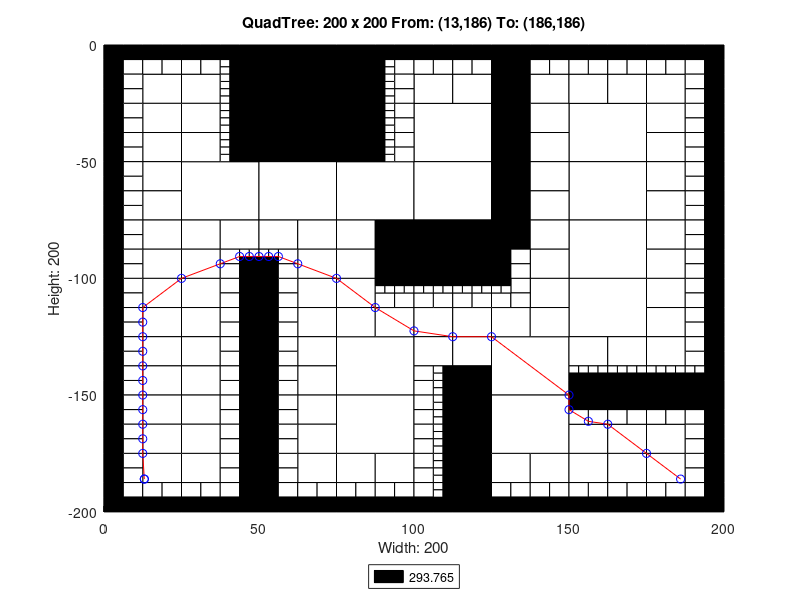

Recreate this plot in MATLAB.
axis([0 200 -200 0]);
title('QuadTree: 200 x 200 From: (13,186) To: (186,186)');
xlabel('Width: 200');
ylabel('Height: 200');
rectangle('Position',[50 -25 25 25], 'FaceColor',[0 0 0]);
rectangle('Position',[50 -50 25 25], 'FaceColor',[0 0 0]);
rectangle('Position',[25 -75 25 25], 'FaceColor',[1 1 1]);
rectangle('Position',[50 -75 25 25], 'FaceColor',[1 1 1]);
rectangle('Position',[75 -75 25 25], 'FaceColor',[1 1 1]);
rectangle('Position',[100 -50 25 25], 'FaceColor',[1 1 1]);
rectangle('Position',[150 -50 25 25], 'FaceColor',[1 1 1]);
rectangle('Position',[100 -75 25 25], 'FaceColor',[1 1 1]);
rectangle('Position',[100 -100 25 25], 'FaceColor',[0 0 0]);
rectangle('Position',[150 -75 25 25], 'FaceColor',[1 1 1]);
rectangle('Position',[150 -100 25 25], 'FaceColor',[1 1 1]);
rectangle('Position',[75 -150 25 25], 'FaceColor',[1 1 1]);
rectangle('Position',[75 -175 25 25], 'FaceColor',[1 1 1]);
rectangle('Position',[125 -150 25 25], 'FaceColor',[1 1 1]);
rectangle('Position',[150 -125 25 25], 'FaceColor',[1 1 1]);
rectangle('Position',[125 -175 25 25], 'FaceColor',[1 1 1]);
rectangle('Position',[12.5 -25 12.5 12.5], 'FaceColor',[1 1 1]);
rectangle('Position',[25 -25 12.5 12.5], 'FaceColor',[1 1 1]);
rectangle('Position',[12.5 -37.5 12.5 12.5], 'FaceColor',[1 1 1]);
rectangle('Position',[12.5 -50 12.5 12.5], 'FaceColor',[1 1 1]);
rectangle('Position',[25 -37.5 12.5 12.5], 'FaceColor',[1 1 1]);
rectangle('Position',[25 -50 12.5 12.5], 'FaceColor',[1 1 1]);
rectangle('Position',[75 -12.5 12.5 12.5], 'FaceColor',[0 0 0]);
rectangle('Position',[75 -25 12.5 12.5], 'FaceColor',[0 0 0]);
rectangle('Position',[75 -37.5 12.5 12.5], 'FaceColor',[0 0 0]);
rectangle('Position',[75 -50 12.5 12.5], 'FaceColor',[0 0 0]);
rectangle('Position',[12.5 -62.5 12.5 12.5], 'FaceColor',[1 1 1]);
rectangle('Position',[12.5 -75 12.5 12.5], 'FaceColor',[1 1 1]);
rectangle('Position',[12.5 -87.5 12.5 12.5], 'FaceColor',[1 1 1]);
rectangle('Position',[12.5 -100 12.5 12.5], 'FaceColor',[1 1 1]);
rectangle('Position',[25 -87.5 12.5 12.5], 'FaceColor',[1 1 1]);
rectangle('Position',[37.5 -87.5 12.5 12.5], 'FaceColor',[1 1 1]);
rectangle('Position',[25 -100 12.5 12.5], 'FaceColor',[1 1 1]);
rectangle('Position',[50 -87.5 12.5 12.5], 'FaceColor',[1 1 1]);
rectangle('Position',[62.5 -87.5 12.5 12.5], 'FaceColor',[1 1 1]);
rectangle('Position',[62.5 -100 12.5 12.5], 'FaceColor',[1 1 1]);
rectangle('Position',[75 -87.5 12.5 12.5], 'FaceColor',[1 1 1]);
rectangle('Position',[87.5 -87.5 12.5 12.5], 'FaceColor',[0 0 0]);
rectangle('Position',[75 -100 12.5 12.5], 'FaceColor',[1 1 1]);
rectangle('Position',[87.5 -100 12.5 12.5], 'FaceColor',[0 0 0]);
rectangle('Position',[100 -25 12.5 12.5], 'FaceColor',[1 1 1]);
rectangle('Position',[112.5 -25 12.5 12.5], 'FaceColor',[1 1 1]);
rectangle('Position',[125 -12.5 12.5 12.5], 'FaceColor',[0 0 0]);
rectangle('Position',[125 -25 12.5 12.5], 'FaceColor',[0 0 0]);
rectangle('Position',[137.5 -25 12.5 12.5], 'FaceColor',[1 1 1]);
rectangle('Position',[125 -37.5 12.5 12.5], 'FaceColor',[0 0 0]);
rectangle('Position',[137.5 -37.5 12.5 12.5], 'FaceColor',[1 1 1]);
rectangle('Position',[125 -50 12.5 12.5], 'FaceColor',[0 0 0]);
rectangle('Position',[137.5 -50 12.5 12.5], 'FaceColor',[1 1 1]);
rectangle('Position',[150 -25 12.5 12.5], 'FaceColor',[1 1 1]);
rectangle('Position',[162.5 -25 12.5 12.5], 'FaceColor',[1 1 1]);
rectangle('Position',[175 -25 12.5 12.5], 'FaceColor',[1 1 1]);
rectangle('Position',[175 -37.5 12.5 12.5], 'FaceColor',[1 1 1]);
rectangle('Position',[175 -50 12.5 12.5], 'FaceColor',[1 1 1]);
rectangle('Position',[125 -62.5 12.5 12.5], 'FaceColor',[0 0 0]);
rectangle('Position',[137.5 -62.5 12.5 12.5], 'FaceColor',[1 1 1]);
rectangle('Position',[125 -75 12.5 12.5], 'FaceColor',[0 0 0]);
rectangle('Position',[137.5 -75 12.5 12.5], 'FaceColor',[1 1 1]);
rectangle('Position',[125 -87.5 12.5 12.5], 'FaceColor',[0 0 0]);
rectangle('Position',[137.5 -87.5 12.5 12.5], 'FaceColor',[1 1 1]);
rectangle('Position',[137.5 -100 12.5 12.5], 'FaceColor',[1 1 1]);
rectangle('Position',[175 -62.5 12.5 12.5], 'FaceColor',[1 1 1]);
rectangle('Position',[175 -75 12.5 12.5], 'FaceColor',[1 1 1]);
rectangle('Position',[175 -87.5 12.5 12.5], 'FaceColor',[1 1 1]);
rectangle('Position',[175 -100 12.5 12.5], 'FaceColor',[1 1 1]);
rectangle('Position',[12.5 -112.5 12.5 12.5], 'FaceColor',[1 1 1]);
rectangle('Position',[12.5 -125 12.5 12.5], 'FaceColor',[1 1 1]);
rectangle('Position',[25 -112.5 12.5 12.5], 'FaceColor',[1 1 1]);
rectangle('Position',[25 -125 12.5 12.5], 'FaceColor',[1 1 1]);
rectangle('Position',[12.5 -137.5 12.5 12.5], 'FaceColor',[1 1 1]);
rectangle('Position',[12.5 -150 12.5 12.5], 'FaceColor',[1 1 1]);
rectangle('Position',[25 -137.5 12.5 12.5], 'FaceColor',[1 1 1]);
rectangle('Position',[25 -150 12.5 12.5], 'FaceColor',[1 1 1]);
rectangle('Position',[62.5 -112.5 12.5 12.5], 'FaceColor',[1 1 1]);
rectangle('Position',[62.5 -125 12.5 12.5], 'FaceColor',[1 1 1]);
rectangle('Position',[75 -112.5 12.5 12.5], 'FaceColor',[1 1 1]);
rectangle('Position',[75 -125 12.5 12.5], 'FaceColor',[1 1 1]);
rectangle('Position',[87.5 -125 12.5 12.5], 'FaceColor',[1 1 1]);
rectangle('Position',[62.5 -137.5 12.5 12.5], 'FaceColor',[1 1 1]);
rectangle('Position',[62.5 -150 12.5 12.5], 'FaceColor',[1 1 1]);
rectangle('Position',[12.5 -162.5 12.5 12.5], 'FaceColor',[1 1 1]);
rectangle('Position',[12.5 -175 12.5 12.5], 'FaceColor',[1 1 1]);
rectangle('Position',[25 -162.5 12.5 12.5], 'FaceColor',[1 1 1]);
rectangle('Position',[25 -175 12.5 12.5], 'FaceColor',[1 1 1]);
rectangle('Position',[12.5 -187.5 12.5 12.5], 'FaceColor',[1 1 1]);
rectangle('Position',[25 -187.5 12.5 12.5], 'FaceColor',[1 1 1]);
rectangle('Position',[62.5 -162.5 12.5 12.5], 'FaceColor',[1 1 1]);
rectangle('Position',[62.5 -175 12.5 12.5], 'FaceColor',[1 1 1]);
rectangle('Position',[62.5 -187.5 12.5 12.5], 'FaceColor',[1 1 1]);
rectangle('Position',[75 -187.5 12.5 12.5], 'FaceColor',[1 1 1]);
rectangle('Position',[87.5 -187.5 12.5 12.5], 'FaceColor',[1 1 1]);
rectangle('Position',[100 -125 12.5 12.5], 'FaceColor',[1 1 1]);
rectangle('Position',[112.5 -125 12.5 12.5], 'FaceColor',[1 1 1]);
rectangle('Position',[137.5 -112.5 12.5 12.5], 'FaceColor',[1 1 1]);
rectangle('Position',[125 -125 12.5 12.5], 'FaceColor',[1 1 1]);
rectangle('Position',[137.5 -125 12.5 12.5], 'FaceColor',[1 1 1]);
rectangle('Position',[100 -137.5 12.5 12.5], 'FaceColor',[1 1 1]);
rectangle('Position',[112.5 -137.5 12.5 12.5], 'FaceColor',[1 1 1]);
rectangle('Position',[112.5 -150 12.5 12.5], 'FaceColor',[0 0 0]);
rectangle('Position',[175 -112.5 12.5 12.5], 'FaceColor',[1 1 1]);
rectangle('Position',[175 -125 12.5 12.5], 'FaceColor',[1 1 1]);
rectangle('Position',[150 -137.5 12.5 12.5], 'FaceColor',[1 1 1]);
rectangle('Position',[162.5 -137.5 12.5 12.5], 'FaceColor',[1 1 1]);
rectangle('Position',[175 -137.5 12.5 12.5], 'FaceColor',[1 1 1]);
rectangle('Position',[112.5 -162.5 12.5 12.5], 'FaceColor',[0 0 0]);
rectangle('Position',[112.5 -175 12.5 12.5], 'FaceColor',[0 0 0]);
rectangle('Position',[112.5 -187.5 12.5 12.5], 'FaceColor',[0 0 0]);
rectangle('Position',[112.5 -200 12.5 12.5], 'FaceColor',[0 0 0]);
rectangle('Position',[125 -187.5 12.5 12.5], 'FaceColor',[1 1 1]);
rectangle('Position',[137.5 -187.5 12.5 12.5], 'FaceColor',[1 1 1]);
rectangle('Position',[150 -175 12.5 12.5], 'FaceColor',[1 1 1]);
rectangle('Position',[162.5 -175 12.5 12.5], 'FaceColor',[1 1 1]);
rectangle('Position',[175 -175 12.5 12.5], 'FaceColor',[1 1 1]);
rectangle('Position',[150 -187.5 12.5 12.5], 'FaceColor',[1 1 1]);
rectangle('Position',[162.5 -187.5 12.5 12.5], 'FaceColor',[1 1 1]);
rectangle('Position',[175 -187.5 12.5 12.5], 'FaceColor',[1 1 1]);
rectangle('Position',[0 -6.25 6.25 6.25], 'FaceColor',[0 0 0]);
rectangle('Position',[6.25 -6.25 6.25 6.25], 'FaceColor',[0 0 0]);
rectangle('Position',[0 -12.5 6.25 6.25], 'FaceColor',[0 0 0]);
rectangle('Position',[6.25 -12.5 6.25 6.25], 'FaceColor',[1 1 1]);
rectangle('Position',[12.5 -6.25 6.25 6.25], 'FaceColor',[0 0 0]);
rectangle('Position',[18.75 -6.25 6.25 6.25], 'FaceColor',[0 0 0]);
rectangle('Position',[12.5 -12.5 6.25 6.25], 'FaceColor',[1 1 1]);
rectangle('Position',[18.75 -12.5 6.25 6.25], 'FaceColor',[1 1 1]);
rectangle('Position',[0 -18.75 6.25 6.25], 'FaceColor',[0 0 0]);
rectangle('Position',[6.25 -18.75 6.25 6.25], 'FaceColor',[1 1 1]);
rectangle('Position',[0 -25 6.25 6.25], 'FaceColor',[0 0 0]);
rectangle('Position',[6.25 -25 6.25 6.25], 'FaceColor',[1 1 1]);
rectangle('Position',[25 -6.25 6.25 6.25], 'FaceColor',[0 0 0]);
rectangle('Position',[31.25 -6.25 6.25 6.25], 'FaceColor',[0 0 0]);
rectangle('Position',[25 -12.5 6.25 6.25], 'FaceColor',[1 1 1]);
rectangle('Position',[31.25 -12.5 6.25 6.25], 'FaceColor',[1 1 1]);
rectangle('Position',[37.5 -6.25 6.25 6.25], 'FaceColor',[0 0 0]);
rectangle('Position',[43.75 -6.25 6.25 6.25], 'FaceColor',[0 0 0]);
rectangle('Position',[43.75 -12.5 6.25 6.25], 'FaceColor',[0 0 0]);
rectangle('Position',[43.75 -18.75 6.25 6.25], 'FaceColor',[0 0 0]);
rectangle('Position',[43.75 -25 6.25 6.25], 'FaceColor',[0 0 0]);
rectangle('Position',[0 -31.25 6.25 6.25], 'FaceColor',[0 0 0]);
rectangle('Position',[6.25 -31.25 6.25 6.25], 'FaceColor',[1 1 1]);
rectangle('Position',[0 -37.5 6.25 6.25], 'FaceColor',[0 0 0]);
rectangle('Position',[6.25 -37.5 6.25 6.25], 'FaceColor',[1 1 1]);
rectangle('Position',[0 -43.75 6.25 6.25], 'FaceColor',[0 0 0]);
rectangle('Position',[6.25 -43.75 6.25 6.25], 'FaceColor',[1 1 1]);
rectangle('Position',[0 -50 6.25 6.25], 'FaceColor',[0 0 0]);
rectangle('Position',[6.25 -50 6.25 6.25], 'FaceColor',[1 1 1]);
rectangle('Position',[43.75 -31.25 6.25 6.25], 'FaceColor',[0 0 0]);
rectangle('Position',[43.75 -37.5 6.25 6.25], 'FaceColor',[0 0 0]);
rectangle('Position',[43.75 -43.75 6.25 6.25], 'FaceColor',[0 0 0]);
rectangle('Position',[43.75 -50 6.25 6.25], 'FaceColor',[0 0 0]);
rectangle('Position',[87.5 -6.25 6.25 6.25], 'FaceColor',[0 0 0]);
rectangle('Position',[93.75 -6.25 6.25 6.25], 'FaceColor',[0 0 0]);
rectangle('Position',[93.75 -12.5 6.25 6.25], 'FaceColor',[1 1 1]);
rectangle('Position',[93.75 -18.75 6.25 6.25], 'FaceColor',[1 1 1]);
rectangle('Position',[93.75 -25 6.25 6.25], 'FaceColor',[1 1 1]);
rectangle('Position',[93.75 -31.25 6.25 6.25], 'FaceColor',[1 1 1]);
rectangle('Position',[93.75 -37.5 6.25 6.25], 'FaceColor',[1 1 1]);
rectangle('Position',[93.75 -43.75 6.25 6.25], 'FaceColor',[1 1 1]);
rectangle('Position',[93.75 -50 6.25 6.25], 'FaceColor',[1 1 1]);
rectangle('Position',[0 -56.25 6.25 6.25], 'FaceColor',[0 0 0]);
rectangle('Position',[6.25 -56.25 6.25 6.25], 'FaceColor',[1 1 1]);
rectangle('Position',[0 -62.5 6.25 6.25], 'FaceColor',[0 0 0]);
rectangle('Position',[6.25 -62.5 6.25 6.25], 'FaceColor',[1 1 1]);
rectangle('Position',[0 -68.75 6.25 6.25], 'FaceColor',[0 0 0]);
rectangle('Position',[6.25 -68.75 6.25 6.25], 'FaceColor',[1 1 1]);
rectangle('Position',[0 -75 6.25 6.25], 'FaceColor',[0 0 0]);
rectangle('Position',[6.25 -75 6.25 6.25], 'FaceColor',[1 1 1]);
rectangle('Position',[0 -81.25 6.25 6.25], 'FaceColor',[0 0 0]);
rectangle('Position',[6.25 -81.25 6.25 6.25], 'FaceColor',[1 1 1]);
rectangle('Position',[0 -87.5 6.25 6.25], 'FaceColor',[0 0 0]);
rectangle('Position',[6.25 -87.5 6.25 6.25], 'FaceColor',[1 1 1]);
rectangle('Position',[0 -93.75 6.25 6.25], 'FaceColor',[0 0 0]);
rectangle('Position',[6.25 -93.75 6.25 6.25], 'FaceColor',[1 1 1]);
rectangle('Position',[0 -100 6.25 6.25], 'FaceColor',[0 0 0]);
rectangle('Position',[6.25 -100 6.25 6.25], 'FaceColor',[1 1 1]);
rectangle('Position',[37.5 -93.75 6.25 6.25], 'FaceColor',[1 1 1]);
rectangle('Position',[37.5 -100 6.25 6.25], 'FaceColor',[1 1 1]);
rectangle('Position',[43.75 -100 6.25 6.25], 'FaceColor',[0 0 0]);
rectangle('Position',[56.25 -93.75 6.25 6.25], 'FaceColor',[1 1 1]);
rectangle('Position',[50 -100 6.25 6.25], 'FaceColor',[0 0 0]);
rectangle('Position',[56.25 -100 6.25 6.25], 'FaceColor',[1 1 1]);
rectangle('Position',[100 -6.25 6.25 6.25], 'FaceColor',[0 0 0]);
rectangle('Position',[106.25 -6.25 6.25 6.25], 'FaceColor',[0 0 0]);
rectangle('Position',[100 -12.5 6.25 6.25], 'FaceColor',[1 1 1]);
rectangle('Position',[106.25 -12.5 6.25 6.25], 'FaceColor',[1 1 1]);
rectangle('Position',[112.5 -6.25 6.25 6.25], 'FaceColor',[0 0 0]);
rectangle('Position',[118.75 -6.25 6.25 6.25], 'FaceColor',[0 0 0]);
rectangle('Position',[112.5 -12.5 6.25 6.25], 'FaceColor',[1 1 1]);
rectangle('Position',[118.75 -12.5 6.25 6.25], 'FaceColor',[1 1 1]);
rectangle('Position',[137.5 -6.25 6.25 6.25], 'FaceColor',[0 0 0]);
rectangle('Position',[143.75 -6.25 6.25 6.25], 'FaceColor',[0 0 0]);
rectangle('Position',[137.5 -12.5 6.25 6.25], 'FaceColor',[1 1 1]);
rectangle('Position',[143.75 -12.5 6.25 6.25], 'FaceColor',[1 1 1]);
rectangle('Position',[150 -6.25 6.25 6.25], 'FaceColor',[0 0 0]);
rectangle('Position',[156.25 -6.25 6.25 6.25], 'FaceColor',[0 0 0]);
rectangle('Position',[150 -12.5 6.25 6.25], 'FaceColor',[1 1 1]);
rectangle('Position',[156.25 -12.5 6.25 6.25], 'FaceColor',[1 1 1]);
rectangle('Position',[162.5 -6.25 6.25 6.25], 'FaceColor',[0 0 0]);
rectangle('Position',[168.75 -6.25 6.25 6.25], 'FaceColor',[0 0 0]);
rectangle('Position',[162.5 -12.5 6.25 6.25], 'FaceColor',[1 1 1]);
rectangle('Position',[168.75 -12.5 6.25 6.25], 'FaceColor',[1 1 1]);
rectangle('Position',[175 -6.25 6.25 6.25], 'FaceColor',[0 0 0]);
rectangle('Position',[181.25 -6.25 6.25 6.25], 'FaceColor',[0 0 0]);
rectangle('Position',[175 -12.5 6.25 6.25], 'FaceColor',[1 1 1]);
rectangle('Position',[181.25 -12.5 6.25 6.25], 'FaceColor',[1 1 1]);
rectangle('Position',[187.5 -6.25 6.25 6.25], 'FaceColor',[0 0 0]);
rectangle('Position',[193.75 -6.25 6.25 6.25], 'FaceColor',[0 0 0]);
rectangle('Position',[187.5 -12.5 6.25 6.25], 'FaceColor',[1 1 1]);
rectangle('Position',[193.75 -12.5 6.25 6.25], 'FaceColor',[0 0 0]);
rectangle('Position',[187.5 -18.75 6.25 6.25], 'FaceColor',[1 1 1]);
rectangle('Position',[193.75 -18.75 6.25 6.25], 'FaceColor',[0 0 0]);
rectangle('Position',[187.5 -25 6.25 6.25], 'FaceColor',[1 1 1]);
rectangle('Position',[193.75 -25 6.25 6.25], 'FaceColor',[0 0 0]);
rectangle('Position',[187.5 -31.25 6.25 6.25], 'FaceColor',[1 1 1]);
rectangle('Position',[193.75 -31.25 6.25 6.25], 'FaceColor',[0 0 0]);
rectangle('Position',[187.5 -37.5 6.25 6.25], 'FaceColor',[1 1 1]);
rectangle('Position',[193.75 -37.5 6.25 6.25], 'FaceColor',[0 0 0]);
rectangle('Position',[187.5 -43.75 6.25 6.25], 'FaceColor',[1 1 1]);
rectangle('Position',[193.75 -43.75 6.25 6.25], 'FaceColor',[0 0 0]);
rectangle('Position',[187.5 -50 6.25 6.25], 'FaceColor',[1 1 1]);
rectangle('Position',[193.75 -50 6.25 6.25], 'FaceColor',[0 0 0]);
rectangle('Position',[125 -93.75 6.25 6.25], 'FaceColor',[0 0 0]);
rectangle('Position',[131.25 -93.75 6.25 6.25], 'FaceColor',[1 1 1]);
rectangle('Position',[125 -100 6.25 6.25], 'FaceColor',[0 0 0]);
rectangle('Position',[131.25 -100 6.25 6.25], 'FaceColor',[1 1 1]);
rectangle('Position',[187.5 -56.25 6.25 6.25], 'FaceColor',[1 1 1]);
rectangle('Position',[193.75 -56.25 6.25 6.25], 'FaceColor',[0 0 0]);
rectangle('Position',[187.5 -62.5 6.25 6.25], 'FaceColor',[1 1 1]);
rectangle('Position',[193.75 -62.5 6.25 6.25], 'FaceColor',[0 0 0]);
rectangle('Position',[187.5 -68.75 6.25 6.25], 'FaceColor',[1 1 1]);
rectangle('Position',[193.75 -68.75 6.25 6.25], 'FaceColor',[0 0 0]);
rectangle('Position',[187.5 -75 6.25 6.25], 'FaceColor',[1 1 1]);
rectangle('Position',[193.75 -75 6.25 6.25], 'FaceColor',[0 0 0]);
rectangle('Position',[187.5 -81.25 6.25 6.25], 'FaceColor',[1 1 1]);
rectangle('Position',[193.75 -81.25 6.25 6.25], 'FaceColor',[0 0 0]);
rectangle('Position',[187.5 -87.5 6.25 6.25], 'FaceColor',[1 1 1]);
rectangle('Position',[193.75 -87.5 6.25 6.25], 'FaceColor',[0 0 0]);
rectangle('Position',[187.5 -93.75 6.25 6.25], 'FaceColor',[1 1 1]);
rectangle('Position',[193.75 -93.75 6.25 6.25], 'FaceColor',[0 0 0]);
rectangle('Position',[187.5 -100 6.25 6.25], 'FaceColor',[1 1 1]);
rectangle('Position',[193.75 -100 6.25 6.25], 'FaceColor',[0 0 0]);
rectangle('Position',[0 -106.25 6.25 6.25], 'FaceColor',[0 0 0]);
rectangle('Position',[6.25 -106.25 6.25 6.25], 'FaceColor',[1 1 1]);
rectangle('Position',[0 -112.5 6.25 6.25], 'FaceColor',[0 0 0]);
rectangle('Position',[6.25 -112.5 6.25 6.25], 'FaceColor',[1 1 1]);
rectangle('Position',[0 -118.75 6.25 6.25], 'FaceColor',[0 0 0]);
rectangle('Position',[6.25 -118.75 6.25 6.25], 'FaceColor',[1 1 1]);
rectangle('Position',[0 -125 6.25 6.25], 'FaceColor',[0 0 0]);
rectangle('Position',[6.25 -125 6.25 6.25], 'FaceColor',[1 1 1]);
rectangle('Position',[37.5 -106.25 6.25 6.25], 'FaceColor',[1 1 1]);
rectangle('Position',[43.75 -106.25 6.25 6.25], 'FaceColor',[0 0 0]);
rectangle('Position',[37.5 -112.5 6.25 6.25], 'FaceColor',[1 1 1]);
rectangle('Position',[43.75 -112.5 6.25 6.25], 'FaceColor',[0 0 0]);
rectangle('Position',[37.5 -118.75 6.25 6.25], 'FaceColor',[1 1 1]);
rectangle('Position',[43.75 -118.75 6.25 6.25], 'FaceColor',[0 0 0]);
rectangle('Position',[37.5 -125 6.25 6.25], 'FaceColor',[1 1 1]);
rectangle('Position',[43.75 -125 6.25 6.25], 'FaceColor',[0 0 0]);
rectangle('Position',[0 -131.25 6.25 6.25], 'FaceColor',[0 0 0]);
rectangle('Position',[6.25 -131.25 6.25 6.25], 'FaceColor',[1 1 1]);
rectangle('Position',[0 -137.5 6.25 6.25], 'FaceColor',[0 0 0]);
rectangle('Position',[6.25 -137.5 6.25 6.25], 'FaceColor',[1 1 1]);
rectangle('Position',[0 -143.75 6.25 6.25], 'FaceColor',[0 0 0]);
rectangle('Position',[6.25 -143.75 6.25 6.25], 'FaceColor',[1 1 1]);
rectangle('Position',[0 -150 6.25 6.25], 'FaceColor',[0 0 0]);
rectangle('Position',[6.25 -150 6.25 6.25], 'FaceColor',[1 1 1]);
rectangle('Position',[37.5 -131.25 6.25 6.25], 'FaceColor',[1 1 1]);
rectangle('Position',[43.75 -131.25 6.25 6.25], 'FaceColor',[0 0 0]);
rectangle('Position',[37.5 -137.5 6.25 6.25], 'FaceColor',[1 1 1]);
rectangle('Position',[43.75 -137.5 6.25 6.25], 'FaceColor',[0 0 0]);
rectangle('Position',[37.5 -143.75 6.25 6.25], 'FaceColor',[1 1 1]);
rectangle('Position',[43.75 -143.75 6.25 6.25], 'FaceColor',[0 0 0]);
rectangle('Position',[37.5 -150 6.25 6.25], 'FaceColor',[1 1 1]);
rectangle('Position',[43.75 -150 6.25 6.25], 'FaceColor',[0 0 0]);
rectangle('Position',[50 -106.25 6.25 6.25], 'FaceColor',[0 0 0]);
rectangle('Position',[56.25 -106.25 6.25 6.25], 'FaceColor',[1 1 1]);
rectangle('Position',[50 -112.5 6.25 6.25], 'FaceColor',[0 0 0]);
rectangle('Position',[56.25 -112.5 6.25 6.25], 'FaceColor',[1 1 1]);
rectangle('Position',[50 -118.75 6.25 6.25], 'FaceColor',[0 0 0]);
rectangle('Position',[56.25 -118.75 6.25 6.25], 'FaceColor',[1 1 1]);
rectangle('Position',[50 -125 6.25 6.25], 'FaceColor',[0 0 0]);
rectangle('Position',[56.25 -125 6.25 6.25], 'FaceColor',[1 1 1]);
rectangle('Position',[87.5 -112.5 6.25 6.25], 'FaceColor',[1 1 1]);
rectangle('Position',[93.75 -112.5 6.25 6.25], 'FaceColor',[1 1 1]);
rectangle('Position',[50 -131.25 6.25 6.25], 'FaceColor',[0 0 0]);
rectangle('Position',[56.25 -131.25 6.25 6.25], 'FaceColor',[1 1 1]);
rectangle('Position',[50 -137.5 6.25 6.25], 'FaceColor',[0 0 0]);
rectangle('Position',[56.25 -137.5 6.25 6.25], 'FaceColor',[1 1 1]);
rectangle('Position',[50 -143.75 6.25 6.25], 'FaceColor',[0 0 0]);
rectangle('Position',[56.25 -143.75 6.25 6.25], 'FaceColor',[1 1 1]);
rectangle('Position',[50 -150 6.25 6.25], 'FaceColor',[0 0 0]);
rectangle('Position',[56.25 -150 6.25 6.25], 'FaceColor',[1 1 1]);
rectangle('Position',[0 -156.25 6.25 6.25], 'FaceColor',[0 0 0]);
rectangle('Position',[6.25 -156.25 6.25 6.25], 'FaceColor',[1 1 1]);
rectangle('Position',[0 -162.5 6.25 6.25], 'FaceColor',[0 0 0]);
rectangle('Position',[6.25 -162.5 6.25 6.25], 'FaceColor',[1 1 1]);
rectangle('Position',[0 -168.75 6.25 6.25], 'FaceColor',[0 0 0]);
rectangle('Position',[6.25 -168.75 6.25 6.25], 'FaceColor',[1 1 1]);
rectangle('Position',[0 -175 6.25 6.25], 'FaceColor',[0 0 0]);
rectangle('Position',[6.25 -175 6.25 6.25], 'FaceColor',[1 1 1]);
rectangle('Position',[37.5 -156.25 6.25 6.25], 'FaceColor',[1 1 1]);
rectangle('Position',[43.75 -156.25 6.25 6.25], 'FaceColor',[0 0 0]);
rectangle('Position',[37.5 -162.5 6.25 6.25], 'FaceColor',[1 1 1]);
rectangle('Position',[43.75 -162.5 6.25 6.25], 'FaceColor',[0 0 0]);
rectangle('Position',[37.5 -168.75 6.25 6.25], 'FaceColor',[1 1 1]);
rectangle('Position',[43.75 -168.75 6.25 6.25], 'FaceColor',[0 0 0]);
rectangle('Position',[37.5 -175 6.25 6.25], 'FaceColor',[1 1 1]);
rectangle('Position',[43.75 -175 6.25 6.25], 'FaceColor',[0 0 0]);
rectangle('Position',[0 -181.25 6.25 6.25], 'FaceColor',[0 0 0]);
rectangle('Position',[6.25 -181.25 6.25 6.25], 'FaceColor',[1 1 1]);
rectangle('Position',[0 -187.5 6.25 6.25], 'FaceColor',[0 0 0]);
rectangle('Position',[6.25 -187.5 6.25 6.25], 'FaceColor',[1 1 1]);
rectangle('Position',[0 -193.75 6.25 6.25], 'FaceColor',[0 0 0]);
rectangle('Position',[6.25 -193.75 6.25 6.25], 'FaceColor',[1 1 1]);
rectangle('Position',[0 -200 6.25 6.25], 'FaceColor',[0 0 0]);
rectangle('Position',[6.25 -200 6.25 6.25], 'FaceColor',[0 0 0]);
rectangle('Position',[12.5 -193.75 6.25 6.25], 'FaceColor',[1 1 1]);
rectangle('Position',[18.75 -193.75 6.25 6.25], 'FaceColor',[1 1 1]);
rectangle('Position',[12.5 -200 6.25 6.25], 'FaceColor',[0 0 0]);
rectangle('Position',[18.75 -200 6.25 6.25], 'FaceColor',[0 0 0]);
rectangle('Position',[37.5 -181.25 6.25 6.25], 'FaceColor',[1 1 1]);
rectangle('Position',[43.75 -181.25 6.25 6.25], 'FaceColor',[0 0 0]);
rectangle('Position',[37.5 -187.5 6.25 6.25], 'FaceColor',[1 1 1]);
rectangle('Position',[43.75 -187.5 6.25 6.25], 'FaceColor',[0 0 0]);
rectangle('Position',[25 -193.75 6.25 6.25], 'FaceColor',[1 1 1]);
rectangle('Position',[31.25 -193.75 6.25 6.25], 'FaceColor',[1 1 1]);
rectangle('Position',[25 -200 6.25 6.25], 'FaceColor',[0 0 0]);
rectangle('Position',[31.25 -200 6.25 6.25], 'FaceColor',[0 0 0]);
rectangle('Position',[37.5 -193.75 6.25 6.25], 'FaceColor',[1 1 1]);
rectangle('Position',[43.75 -193.75 6.25 6.25], 'FaceColor',[0 0 0]);
rectangle('Position',[37.5 -200 6.25 6.25], 'FaceColor',[0 0 0]);
rectangle('Position',[43.75 -200 6.25 6.25], 'FaceColor',[0 0 0]);
rectangle('Position',[50 -156.25 6.25 6.25], 'FaceColor',[0 0 0]);
rectangle('Position',[56.25 -156.25 6.25 6.25], 'FaceColor',[1 1 1]);
rectangle('Position',[50 -162.5 6.25 6.25], 'FaceColor',[0 0 0]);
rectangle('Position',[56.25 -162.5 6.25 6.25], 'FaceColor',[1 1 1]);
rectangle('Position',[50 -168.75 6.25 6.25], 'FaceColor',[0 0 0]);
rectangle('Position',[56.25 -168.75 6.25 6.25], 'FaceColor',[1 1 1]);
rectangle('Position',[50 -175 6.25 6.25], 'FaceColor',[0 0 0]);
rectangle('Position',[56.25 -175 6.25 6.25], 'FaceColor',[1 1 1]);
rectangle('Position',[50 -181.25 6.25 6.25], 'FaceColor',[0 0 0]);
rectangle('Position',[56.25 -181.25 6.25 6.25], 'FaceColor',[1 1 1]);
rectangle('Position',[50 -187.5 6.25 6.25], 'FaceColor',[0 0 0]);
rectangle('Position',[56.25 -187.5 6.25 6.25], 'FaceColor',[1 1 1]);
rectangle('Position',[50 -193.75 6.25 6.25], 'FaceColor',[0 0 0]);
rectangle('Position',[56.25 -193.75 6.25 6.25], 'FaceColor',[1 1 1]);
rectangle('Position',[50 -200 6.25 6.25], 'FaceColor',[0 0 0]);
rectangle('Position',[56.25 -200 6.25 6.25], 'FaceColor',[0 0 0]);
rectangle('Position',[62.5 -193.75 6.25 6.25], 'FaceColor',[1 1 1]);
rectangle('Position',[68.75 -193.75 6.25 6.25], 'FaceColor',[1 1 1]);
rectangle('Position',[62.5 -200 6.25 6.25], 'FaceColor',[0 0 0]);
rectangle('Position',[68.75 -200 6.25 6.25], 'FaceColor',[0 0 0]);
rectangle('Position',[75 -193.75 6.25 6.25], 'FaceColor',[1 1 1]);
rectangle('Position',[81.25 -193.75 6.25 6.25], 'FaceColor',[1 1 1]);
rectangle('Position',[75 -200 6.25 6.25], 'FaceColor',[0 0 0]);
rectangle('Position',[81.25 -200 6.25 6.25], 'FaceColor',[0 0 0]);
rectangle('Position',[87.5 -193.75 6.25 6.25], 'FaceColor',[1 1 1]);
rectangle('Position',[93.75 -193.75 6.25 6.25], 'FaceColor',[1 1 1]);
rectangle('Position',[87.5 -200 6.25 6.25], 'FaceColor',[0 0 0]);
rectangle('Position',[93.75 -200 6.25 6.25], 'FaceColor',[0 0 0]);
rectangle('Position',[100 -112.5 6.25 6.25], 'FaceColor',[1 1 1]);
rectangle('Position',[106.25 -112.5 6.25 6.25], 'FaceColor',[1 1 1]);
rectangle('Position',[112.5 -112.5 6.25 6.25], 'FaceColor',[1 1 1]);
rectangle('Position',[118.75 -112.5 6.25 6.25], 'FaceColor',[1 1 1]);
rectangle('Position',[131.25 -106.25 6.25 6.25], 'FaceColor',[1 1 1]);
rectangle('Position',[125 -112.5 6.25 6.25], 'FaceColor',[1 1 1]);
rectangle('Position',[131.25 -112.5 6.25 6.25], 'FaceColor',[1 1 1]);
rectangle('Position',[100 -143.75 6.25 6.25], 'FaceColor',[1 1 1]);
rectangle('Position',[100 -150 6.25 6.25], 'FaceColor',[1 1 1]);
rectangle('Position',[187.5 -106.25 6.25 6.25], 'FaceColor',[1 1 1]);
rectangle('Position',[193.75 -106.25 6.25 6.25], 'FaceColor',[0 0 0]);
rectangle('Position',[187.5 -112.5 6.25 6.25], 'FaceColor',[1 1 1]);
rectangle('Position',[193.75 -112.5 6.25 6.25], 'FaceColor',[0 0 0]);
rectangle('Position',[187.5 -118.75 6.25 6.25], 'FaceColor',[1 1 1]);
rectangle('Position',[193.75 -118.75 6.25 6.25], 'FaceColor',[0 0 0]);
rectangle('Position',[187.5 -125 6.25 6.25], 'FaceColor',[1 1 1]);
rectangle('Position',[193.75 -125 6.25 6.25], 'FaceColor',[0 0 0]);
rectangle('Position',[150 -150 6.25 6.25], 'FaceColor',[0 0 0]);
rectangle('Position',[156.25 -150 6.25 6.25], 'FaceColor',[0 0 0]);
rectangle('Position',[162.5 -150 6.25 6.25], 'FaceColor',[0 0 0]);
rectangle('Position',[168.75 -150 6.25 6.25], 'FaceColor',[0 0 0]);
rectangle('Position',[187.5 -131.25 6.25 6.25], 'FaceColor',[1 1 1]);
rectangle('Position',[193.75 -131.25 6.25 6.25], 'FaceColor',[0 0 0]);
rectangle('Position',[187.5 -137.5 6.25 6.25], 'FaceColor',[1 1 1]);
rectangle('Position',[193.75 -137.5 6.25 6.25], 'FaceColor',[0 0 0]);
rectangle('Position',[175 -150 6.25 6.25], 'FaceColor',[0 0 0]);
rectangle('Position',[181.25 -150 6.25 6.25], 'FaceColor',[0 0 0]);
rectangle('Position',[193.75 -143.75 6.25 6.25], 'FaceColor',[0 0 0]);
rectangle('Position',[187.5 -150 6.25 6.25], 'FaceColor',[0 0 0]);
rectangle('Position',[193.75 -150 6.25 6.25], 'FaceColor',[0 0 0]);
rectangle('Position',[100 -156.25 6.25 6.25], 'FaceColor',[1 1 1]);
rectangle('Position',[100 -162.5 6.25 6.25], 'FaceColor',[1 1 1]);
rectangle('Position',[100 -168.75 6.25 6.25], 'FaceColor',[1 1 1]);
rectangle('Position',[100 -175 6.25 6.25], 'FaceColor',[1 1 1]);
rectangle('Position',[100 -181.25 6.25 6.25], 'FaceColor',[1 1 1]);
rectangle('Position',[100 -187.5 6.25 6.25], 'FaceColor',[1 1 1]);
rectangle('Position',[100 -193.75 6.25 6.25], 'FaceColor',[1 1 1]);
rectangle('Position',[100 -200 6.25 6.25], 'FaceColor',[0 0 0]);
rectangle('Position',[106.25 -200 6.25 6.25], 'FaceColor',[0 0 0]);
rectangle('Position',[125 -193.75 6.25 6.25], 'FaceColor',[1 1 1]);
rectangle('Position',[131.25 -193.75 6.25 6.25], 'FaceColor',[1 1 1]);
rectangle('Position',[125 -200 6.25 6.25], 'FaceColor',[0 0 0]);
rectangle('Position',[131.25 -200 6.25 6.25], 'FaceColor',[0 0 0]);
rectangle('Position',[137.5 -193.75 6.25 6.25], 'FaceColor',[1 1 1]);
rectangle('Position',[143.75 -193.75 6.25 6.25], 'FaceColor',[1 1 1]);
rectangle('Position',[137.5 -200 6.25 6.25], 'FaceColor',[0 0 0]);
rectangle('Position',[143.75 -200 6.25 6.25], 'FaceColor',[0 0 0]);
rectangle('Position',[150 -156.25 6.25 6.25], 'FaceColor',[0 0 0]);
rectangle('Position',[156.25 -156.25 6.25 6.25], 'FaceColor',[0 0 0]);
rectangle('Position',[150 -162.5 6.25 6.25], 'FaceColor',[1 1 1]);
rectangle('Position',[156.25 -162.5 6.25 6.25], 'FaceColor',[1 1 1]);
rectangle('Position',[162.5 -156.25 6.25 6.25], 'FaceColor',[0 0 0]);
rectangle('Position',[168.75 -156.25 6.25 6.25], 'FaceColor',[0 0 0]);
rectangle('Position',[162.5 -162.5 6.25 6.25], 'FaceColor',[1 1 1]);
rectangle('Position',[168.75 -162.5 6.25 6.25], 'FaceColor',[1 1 1]);
rectangle('Position',[175 -156.25 6.25 6.25], 'FaceColor',[0 0 0]);
rectangle('Position',[181.25 -156.25 6.25 6.25], 'FaceColor',[0 0 0]);
rectangle('Position',[175 -162.5 6.25 6.25], 'FaceColor',[1 1 1]);
rectangle('Position',[181.25 -162.5 6.25 6.25], 'FaceColor',[1 1 1]);
rectangle('Position',[187.5 -156.25 6.25 6.25], 'FaceColor',[0 0 0]);
rectangle('Position',[193.75 -156.25 6.25 6.25], 'FaceColor',[0 0 0]);
rectangle('Position',[187.5 -162.5 6.25 6.25], 'FaceColor',[1 1 1]);
rectangle('Position',[193.75 -162.5 6.25 6.25], 'FaceColor',[0 0 0]);
rectangle('Position',[187.5 -168.75 6.25 6.25], 'FaceColor',[1 1 1]);
rectangle('Position',[193.75 -168.75 6.25 6.25], 'FaceColor',[0 0 0]);
rectangle('Position',[187.5 -175 6.25 6.25], 'FaceColor',[1 1 1]);
rectangle('Position',[193.75 -175 6.25 6.25], 'FaceColor',[0 0 0]);
rectangle('Position',[150 -193.75 6.25 6.25], 'FaceColor',[1 1 1]);
rectangle('Position',[156.25 -193.75 6.25 6.25], 'FaceColor',[1 1 1]);
rectangle('Position',[150 -200 6.25 6.25], 'FaceColor',[0 0 0]);
rectangle('Position',[156.25 -200 6.25 6.25], 'FaceColor',[0 0 0]);
rectangle('Position',[162.5 -193.75 6.25 6.25], 'FaceColor',[1 1 1]);
rectangle('Position',[168.75 -193.75 6.25 6.25], 'FaceColor',[1 1 1]);
rectangle('Position',[162.5 -200 6.25 6.25], 'FaceColor',[0 0 0]);
rectangle('Position',[168.75 -200 6.25 6.25], 'FaceColor',[0 0 0]);
rectangle('Position',[187.5 -181.25 6.25 6.25], 'FaceColor',[1 1 1]);
rectangle('Position',[193.75 -181.25 6.25 6.25], 'FaceColor',[0 0 0]);
rectangle('Position',[187.5 -187.5 6.25 6.25], 'FaceColor',[1 1 1]);
rectangle('Position',[193.75 -187.5 6.25 6.25], 'FaceColor',[0 0 0]);
rectangle('Position',[175 -193.75 6.25 6.25], 'FaceColor',[1 1 1]);
rectangle('Position',[181.25 -193.75 6.25 6.25], 'FaceColor',[1 1 1]);
rectangle('Position',[175 -200 6.25 6.25], 'FaceColor',[0 0 0]);
rectangle('Position',[181.25 -200 6.25 6.25], 'FaceColor',[0 0 0]);
rectangle('Position',[187.5 -193.75 6.25 6.25], 'FaceColor',[1 1 1]);
rectangle('Position',[193.75 -193.75 6.25 6.25], 'FaceColor',[0 0 0]);
rectangle('Position',[187.5 -200 6.25 6.25], 'FaceColor',[0 0 0]);
rectangle('Position',[193.75 -200 6.25 6.25], 'FaceColor',[0 0 0]);
rectangle('Position',[37.5 -9.375 3.125 3.125], 'FaceColor',[1 1 1]);
rectangle('Position',[40.625 -9.375 3.125 3.125], 'FaceColor',[0 0 0]);
rectangle('Position',[37.5 -12.5 3.125 3.125], 'FaceColor',[1 1 1]);
rectangle('Position',[40.625 -12.5 3.125 3.125], 'FaceColor',[0 0 0]);
rectangle('Position',[37.5 -15.625 3.125 3.125], 'FaceColor',[1 1 1]);
rectangle('Position',[40.625 -15.625 3.125 3.125], 'FaceColor',[0 0 0]);
rectangle('Position',[37.5 -18.75 3.125 3.125], 'FaceColor',[1 1 1]);
rectangle('Position',[40.625 -18.75 3.125 3.125], 'FaceColor',[0 0 0]);
rectangle('Position',[37.5 -21.875 3.125 3.125], 'FaceColor',[1 1 1]);
rectangle('Position',[40.625 -21.875 3.125 3.125], 'FaceColor',[0 0 0]);
rectangle('Position',[37.5 -25 3.125 3.125], 'FaceColor',[1 1 1]);
rectangle('Position',[40.625 -25 3.125 3.125], 'FaceColor',[0 0 0]);
rectangle('Position',[37.5 -28.125 3.125 3.125], 'FaceColor',[1 1 1]);
rectangle('Position',[40.625 -28.125 3.125 3.125], 'FaceColor',[0 0 0]);
rectangle('Position',[37.5 -31.25 3.125 3.125], 'FaceColor',[1 1 1]);
rectangle('Position',[40.625 -31.25 3.125 3.125], 'FaceColor',[0 0 0]);
rectangle('Position',[37.5 -34.375 3.125 3.125], 'FaceColor',[1 1 1]);
rectangle('Position',[40.625 -34.375 3.125 3.125], 'FaceColor',[0 0 0]);
rectangle('Position',[37.5 -37.5 3.125 3.125], 'FaceColor',[1 1 1]);
rectangle('Position',[40.625 -37.5 3.125 3.125], 'FaceColor',[0 0 0]);
rectangle('Position',[37.5 -40.625 3.125 3.125], 'FaceColor',[1 1 1]);
rectangle('Position',[40.625 -40.625 3.125 3.125], 'FaceColor',[0 0 0]);
rectangle('Position',[37.5 -43.75 3.125 3.125], 'FaceColor',[1 1 1]);
rectangle('Position',[40.625 -43.75 3.125 3.125], 'FaceColor',[0 0 0]);
rectangle('Position',[37.5 -46.875 3.125 3.125], 'FaceColor',[1 1 1]);
rectangle('Position',[40.625 -46.875 3.125 3.125], 'FaceColor',[0 0 0]);
rectangle('Position',[37.5 -50 3.125 3.125], 'FaceColor',[1 1 1]);
rectangle('Position',[40.625 -50 3.125 3.125], 'FaceColor',[0 0 0]);
rectangle('Position',[87.5 -9.375 3.125 3.125], 'FaceColor',[0 0 0]);
rectangle('Position',[90.625 -9.375 3.125 3.125], 'FaceColor',[1 1 1]);
rectangle('Position',[87.5 -12.5 3.125 3.125], 'FaceColor',[0 0 0]);
rectangle('Position',[90.625 -12.5 3.125 3.125], 'FaceColor',[1 1 1]);
rectangle('Position',[87.5 -15.625 3.125 3.125], 'FaceColor',[0 0 0]);
rectangle('Position',[90.625 -15.625 3.125 3.125], 'FaceColor',[1 1 1]);
rectangle('Position',[87.5 -18.75 3.125 3.125], 'FaceColor',[0 0 0]);
rectangle('Position',[90.625 -18.75 3.125 3.125], 'FaceColor',[1 1 1]);
rectangle('Position',[87.5 -21.875 3.125 3.125], 'FaceColor',[0 0 0]);
rectangle('Position',[90.625 -21.875 3.125 3.125], 'FaceColor',[1 1 1]);
rectangle('Position',[87.5 -25 3.125 3.125], 'FaceColor',[0 0 0]);
rectangle('Position',[90.625 -25 3.125 3.125], 'FaceColor',[1 1 1]);
rectangle('Position',[87.5 -28.125 3.125 3.125], 'FaceColor',[0 0 0]);
rectangle('Position',[90.625 -28.125 3.125 3.125], 'FaceColor',[1 1 1]);
rectangle('Position',[87.5 -31.25 3.125 3.125], 'FaceColor',[0 0 0]);
rectangle('Position',[90.625 -31.25 3.125 3.125], 'FaceColor',[1 1 1]);
rectangle('Position',[87.5 -34.375 3.125 3.125], 'FaceColor',[0 0 0]);
rectangle('Position',[90.625 -34.375 3.125 3.125], 'FaceColor',[1 1 1]);
rectangle('Position',[87.5 -37.5 3.125 3.125], 'FaceColor',[0 0 0]);
rectangle('Position',[90.625 -37.5 3.125 3.125], 'FaceColor',[1 1 1]);
rectangle('Position',[87.5 -40.625 3.125 3.125], 'FaceColor',[0 0 0]);
rectangle('Position',[90.625 -40.625 3.125 3.125], 'FaceColor',[1 1 1]);
rectangle('Position',[87.5 -43.75 3.125 3.125], 'FaceColor',[0 0 0]);
rectangle('Position',[90.625 -43.75 3.125 3.125], 'FaceColor',[1 1 1]);
rectangle('Position',[87.5 -46.875 3.125 3.125], 'FaceColor',[0 0 0]);
rectangle('Position',[90.625 -46.875 3.125 3.125], 'FaceColor',[1 1 1]);
rectangle('Position',[87.5 -50 3.125 3.125], 'FaceColor',[0 0 0]);
rectangle('Position',[90.625 -50 3.125 3.125], 'FaceColor',[1 1 1]);
rectangle('Position',[43.75 -90.625 3.125 3.125], 'FaceColor',[1 1 1]);
rectangle('Position',[46.875 -90.625 3.125 3.125], 'FaceColor',[1 1 1]);
rectangle('Position',[43.75 -93.75 3.125 3.125], 'FaceColor',[0 0 0]);
rectangle('Position',[46.875 -93.75 3.125 3.125], 'FaceColor',[0 0 0]);
rectangle('Position',[50 -90.625 3.125 3.125], 'FaceColor',[1 1 1]);
rectangle('Position',[53.125 -90.625 3.125 3.125], 'FaceColor',[1 1 1]);
rectangle('Position',[50 -93.75 3.125 3.125], 'FaceColor',[0 0 0]);
rectangle('Position',[53.125 -93.75 3.125 3.125], 'FaceColor',[0 0 0]);
rectangle('Position',[87.5 -103.125 3.125 3.125], 'FaceColor',[0 0 0]);
rectangle('Position',[90.625 -103.125 3.125 3.125], 'FaceColor',[0 0 0]);
rectangle('Position',[87.5 -106.25 3.125 3.125], 'FaceColor',[1 1 1]);
rectangle('Position',[90.625 -106.25 3.125 3.125], 'FaceColor',[1 1 1]);
rectangle('Position',[93.75 -103.125 3.125 3.125], 'FaceColor',[0 0 0]);
rectangle('Position',[96.875 -103.125 3.125 3.125], 'FaceColor',[0 0 0]);
rectangle('Position',[93.75 -106.25 3.125 3.125], 'FaceColor',[1 1 1]);
rectangle('Position',[96.875 -106.25 3.125 3.125], 'FaceColor',[1 1 1]);
rectangle('Position',[100 -103.125 3.125 3.125], 'FaceColor',[0 0 0]);
rectangle('Position',[103.125 -103.125 3.125 3.125], 'FaceColor',[0 0 0]);
rectangle('Position',[100 -106.25 3.125 3.125], 'FaceColor',[1 1 1]);
rectangle('Position',[103.125 -106.25 3.125 3.125], 'FaceColor',[1 1 1]);
rectangle('Position',[106.25 -103.125 3.125 3.125], 'FaceColor',[0 0 0]);
rectangle('Position',[109.375 -103.125 3.125 3.125], 'FaceColor',[0 0 0]);
rectangle('Position',[106.25 -106.25 3.125 3.125], 'FaceColor',[1 1 1]);
rectangle('Position',[109.375 -106.25 3.125 3.125], 'FaceColor',[1 1 1]);
rectangle('Position',[112.5 -103.125 3.125 3.125], 'FaceColor',[0 0 0]);
rectangle('Position',[115.625 -103.125 3.125 3.125], 'FaceColor',[0 0 0]);
rectangle('Position',[112.5 -106.25 3.125 3.125], 'FaceColor',[1 1 1]);
rectangle('Position',[115.625 -106.25 3.125 3.125], 'FaceColor',[1 1 1]);
rectangle('Position',[118.75 -103.125 3.125 3.125], 'FaceColor',[0 0 0]);
rectangle('Position',[121.875 -103.125 3.125 3.125], 'FaceColor',[0 0 0]);
rectangle('Position',[118.75 -106.25 3.125 3.125], 'FaceColor',[1 1 1]);
rectangle('Position',[121.875 -106.25 3.125 3.125], 'FaceColor',[1 1 1]);
rectangle('Position',[125 -103.125 3.125 3.125], 'FaceColor',[0 0 0]);
rectangle('Position',[128.125 -103.125 3.125 3.125], 'FaceColor',[0 0 0]);
rectangle('Position',[125 -106.25 3.125 3.125], 'FaceColor',[1 1 1]);
rectangle('Position',[128.125 -106.25 3.125 3.125], 'FaceColor',[1 1 1]);
rectangle('Position',[106.25 -140.625 3.125 3.125], 'FaceColor',[1 1 1]);
rectangle('Position',[109.375 -140.625 3.125 3.125], 'FaceColor',[0 0 0]);
rectangle('Position',[106.25 -143.75 3.125 3.125], 'FaceColor',[1 1 1]);
rectangle('Position',[109.375 -143.75 3.125 3.125], 'FaceColor',[0 0 0]);
rectangle('Position',[106.25 -146.875 3.125 3.125], 'FaceColor',[1 1 1]);
rectangle('Position',[109.375 -146.875 3.125 3.125], 'FaceColor',[0 0 0]);
rectangle('Position',[106.25 -150 3.125 3.125], 'FaceColor',[1 1 1]);
rectangle('Position',[109.375 -150 3.125 3.125], 'FaceColor',[0 0 0]);
rectangle('Position',[150 -140.625 3.125 3.125], 'FaceColor',[1 1 1]);
rectangle('Position',[153.125 -140.625 3.125 3.125], 'FaceColor',[1 1 1]);
rectangle('Position',[150 -143.75 3.125 3.125], 'FaceColor',[0 0 0]);
rectangle('Position',[153.125 -143.75 3.125 3.125], 'FaceColor',[0 0 0]);
rectangle('Position',[156.25 -140.625 3.125 3.125], 'FaceColor',[1 1 1]);
rectangle('Position',[159.375 -140.625 3.125 3.125], 'FaceColor',[1 1 1]);
rectangle('Position',[156.25 -143.75 3.125 3.125], 'FaceColor',[0 0 0]);
rectangle('Position',[159.375 -143.75 3.125 3.125], 'FaceColor',[0 0 0]);
rectangle('Position',[162.5 -140.625 3.125 3.125], 'FaceColor',[1 1 1]);
rectangle('Position',[165.625 -140.625 3.125 3.125], 'FaceColor',[1 1 1]);
rectangle('Position',[162.5 -143.75 3.125 3.125], 'FaceColor',[0 0 0]);
rectangle('Position',[165.625 -143.75 3.125 3.125], 'FaceColor',[0 0 0]);
rectangle('Position',[168.75 -140.625 3.125 3.125], 'FaceColor',[1 1 1]);
rectangle('Position',[171.875 -140.625 3.125 3.125], 'FaceColor',[1 1 1]);
rectangle('Position',[168.75 -143.75 3.125 3.125], 'FaceColor',[0 0 0]);
rectangle('Position',[171.875 -143.75 3.125 3.125], 'FaceColor',[0 0 0]);
rectangle('Position',[175 -140.625 3.125 3.125], 'FaceColor',[1 1 1]);
rectangle('Position',[178.125 -140.625 3.125 3.125], 'FaceColor',[1 1 1]);
rectangle('Position',[175 -143.75 3.125 3.125], 'FaceColor',[0 0 0]);
rectangle('Position',[178.125 -143.75 3.125 3.125], 'FaceColor',[0 0 0]);
rectangle('Position',[181.25 -140.625 3.125 3.125], 'FaceColor',[1 1 1]);
rectangle('Position',[184.375 -140.625 3.125 3.125], 'FaceColor',[1 1 1]);
rectangle('Position',[181.25 -143.75 3.125 3.125], 'FaceColor',[0 0 0]);
rectangle('Position',[184.375 -143.75 3.125 3.125], 'FaceColor',[0 0 0]);
rectangle('Position',[187.5 -140.625 3.125 3.125], 'FaceColor',[1 1 1]);
rectangle('Position',[190.625 -140.625 3.125 3.125], 'FaceColor',[1 1 1]);
rectangle('Position',[187.5 -143.75 3.125 3.125], 'FaceColor',[0 0 0]);
rectangle('Position',[190.625 -143.75 3.125 3.125], 'FaceColor',[0 0 0]);
rectangle('Position',[106.25 -153.125 3.125 3.125], 'FaceColor',[1 1 1]);
rectangle('Position',[109.375 -153.125 3.125 3.125], 'FaceColor',[0 0 0]);
rectangle('Position',[106.25 -156.25 3.125 3.125], 'FaceColor',[1 1 1]);
rectangle('Position',[109.375 -156.25 3.125 3.125], 'FaceColor',[0 0 0]);
rectangle('Position',[106.25 -159.375 3.125 3.125], 'FaceColor',[1 1 1]);
rectangle('Position',[109.375 -159.375 3.125 3.125], 'FaceColor',[0 0 0]);
rectangle('Position',[106.25 -162.5 3.125 3.125], 'FaceColor',[1 1 1]);
rectangle('Position',[109.375 -162.5 3.125 3.125], 'FaceColor',[0 0 0]);
rectangle('Position',[106.25 -165.625 3.125 3.125], 'FaceColor',[1 1 1]);
rectangle('Position',[109.375 -165.625 3.125 3.125], 'FaceColor',[0 0 0]);
rectangle('Position',[106.25 -168.75 3.125 3.125], 'FaceColor',[1 1 1]);
rectangle('Position',[109.375 -168.75 3.125 3.125], 'FaceColor',[0 0 0]);
rectangle('Position',[106.25 -171.875 3.125 3.125], 'FaceColor',[1 1 1]);
rectangle('Position',[109.375 -171.875 3.125 3.125], 'FaceColor',[0 0 0]);
rectangle('Position',[106.25 -175 3.125 3.125], 'FaceColor',[1 1 1]);
rectangle('Position',[109.375 -175 3.125 3.125], 'FaceColor',[0 0 0]);
rectangle('Position',[106.25 -178.125 3.125 3.125], 'FaceColor',[1 1 1]);
rectangle('Position',[109.375 -178.125 3.125 3.125], 'FaceColor',[0 0 0]);
rectangle('Position',[106.25 -181.25 3.125 3.125], 'FaceColor',[1 1 1]);
rectangle('Position',[109.375 -181.25 3.125 3.125], 'FaceColor',[0 0 0]);
rectangle('Position',[106.25 -184.375 3.125 3.125], 'FaceColor',[1 1 1]);
rectangle('Position',[109.375 -184.375 3.125 3.125], 'FaceColor',[0 0 0]);
rectangle('Position',[106.25 -187.5 3.125 3.125], 'FaceColor',[1 1 1]);
rectangle('Position',[109.375 -187.5 3.125 3.125], 'FaceColor',[0 0 0]);
rectangle('Position',[106.25 -190.625 3.125 3.125], 'FaceColor',[1 1 1]);
rectangle('Position',[109.375 -190.625 3.125 3.125], 'FaceColor',[0 0 0]);
rectangle('Position',[106.25 -193.75 3.125 3.125], 'FaceColor',[1 1 1]);
rectangle('Position',[109.375 -193.75 3.125 3.125], 'FaceColor',[0 0 0]);
X=[186,175,162.5,156.25,150,150,125,112.5,100,87.5,75,62.5,56.25,53.125,50,46.875,43.75,37.5,25,12.5,12.5,12.5,12.5,12.5,12.5,12.5,12.5,12.5,12.5,12.5,13,13];
Y=[-186,-175,-162.5,-161.25,-156.25,-150,-125,-125,-122.5,-112.5,-100,-93.75,-90.625,-90.625,-90.625,-90.625,-90.625,-93.75,-100,-112.5,-118.75,-125,-131.25,-137.5,-143.75,-150,-156.25,-162.5,-168.75,-175,-186,-186];
hold on;
plot(X,Y,'r');
plot(X,Y,'bo');
legend('293.765','Location','southoutside');
